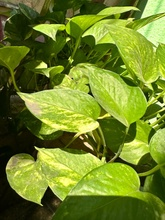
%> input picture MATLAB Code/sample-images/leaves.jpg, 165 x 220 px, shrunk from 768 x 1024 before the run
$ octave main2.m   (GNU Octave 9; MATLAB toolbox functions it lacks are replaced by stand-ins)
%> lines starting %> are read from the running program, lines starting %| are printed output that depends on the picture; long printed decimals are rounded
%> further down, img is the input picture: size 220x165x3 uint8; mean R, G, B 112.3, 131.6, 40
### MATLAB Code/functions/GaussianNoise.m
function noisyImg = GaussianNoise(img, noiseLevel)
%> called with noiseLevel = 10
    img = im2double(img);
%> img: size 220x165x3 double
    std_dev = noiseLevel / 100 * (max(img(:)) - min(img(:)));
%> std_dev = 0.1
    noisyImg = imnoise(img, 'gaussian', 0, std_dev^2);
    noisyImg = im2uint8(noisyImg);
%> noisyImg: size 220x165x3 uint8
end

### MATLAB Code/functions/ImpulseNoise.m
function noisyImg = ImpulseNoise(img, noiseLevel)
%> called with noiseLevel = 10
    img = im2uint8(img);
    prob = noiseLevel / 100;
    noisyImg = imnoise(img, 'salt & pepper', prob);
end

### MATLAB Code/functions/PeriodicNoise.m
function noisyImg = PeriodicNoise(img, noiseLevel)
%> called with noiseLevel = 10
    img = im2double(img);
    [height, width, ~] = size(img);
%> height = 220; width = 165

    % Generate the frequency domain grid
    [x, y] = meshgrid(1:width, 1:height);

    % Define the frequency of the noise pattern
    freq = 200;

    % Generate the noise pattern
    noise_pattern = sin(2*pi*freq*x/width) + sin(2*pi*freq*y/height);

    % Normalize the noise pattern to have zero mean and unit variance
    noise_pattern = (noise_pattern - mean(noise_pattern(:))) / std(noise_pattern(:));

    % Calculate the standard deviation of the noise
    noise_std = noiseLevel / 100 * std(img(:));
%> noise_std = 0.0302

    noise_image = noise_std * noise_pattern;
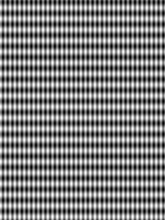
%> noise_image: size 220x165 double; min -0.06, max 0.06, mean 3.91e-19; drawn with min black and max white
    noisyImg = img + noise_image;
%> noisyImg: size 220x165x3 double
    noisyImg = max(0, min(1, noisyImg));
    noisyImg = im2uint8(noisyImg);
%> noisyImg: size 220x165x3 uint8
end

### MATLAB Code/functions/PoissonNoise.m
function noisyImg = PoissonNoise(img)
    img = im2uint8(img);
    noisyImg = imnoise(img, 'poisson');
end

### MATLAB Code/functions/SpeckleNoise.m
function noisyImg = SpeckleNoise(img, noisyLevel)
%> called with noisyLevel = 10
    img = im2double(img);
    std_dev = noisyLevel / 100 * (max(img(:)) - min(img(:)));
    noisyImg = imnoise(img, 'speckle', std_dev^2);
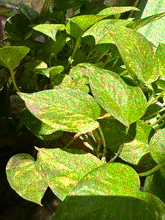
%> noisyImg: size 220x165x3 double; mean R, G, B 0.44, 0.513, 0.157
    noisyImg = im2uint8(noisyImg);
%> noisyImg: size 220x165x3 uint8
end

### MATLAB Code/functions/GammaNoise.m
function noisyImg = GammaNoise(img, noiseLevel)
%> called with noiseLevel = 10
    img = im2double(img);
    image_mean = mean(img(:));
%> image_mean = 0.371
    image_var = var(img(:));
%> image_var = 0.091

    % Calculate the shape and scale parameters of the Gamma distribution
    shape = image_mean^2 / image_var;
%> shape = 1.51
    scale = image_var / image_mean;
%> scale = 0.245

    noise = (noiseLevel / 100) * scale * gamrnd(shape, 1, size(img));
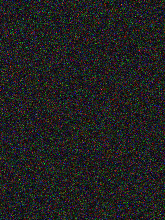
%> noise: size 220x165x3 double; mean R, G, B 0.0374, 0.0371, 0.037; drawn with min black and max white
    noisyImg = img + noise;
%> noisyImg: size 220x165x3 double
    noisyImg = max(0, min(1, noisyImg));
    noisyImg = im2uint8(noisyImg);
%> noisyImg: size 220x165x3 uint8
end

### MATLAB Code/functions/RayleighNoise.m
function noisyImg = RayleighNoise(img, noiseLevel)
%> called with noiseLevel = 10
  img = im2double(img);
  std_dev = sqrt(-log(1 - (noiseLevel / 100)^2) / 2);

  % Generate a matrix of random numbers from a Rayleigh distribution with the calculated standard deviation
  noise_matrix = std_dev * randn(size(img)) + std_dev * randn(size(img)) * 1i;

  noisyImg = abs(ifft2(fft2(img) + fft2(noise_matrix)));
%> noisyImg: size 220x165x3 double
  noisyImg = max(0, min(1, noisyImg));
  noisyImg = im2uint8(noisyImg);
%> noisyImg: size 220x165x3 uint8
end

### MATLAB Code/functions/QuantizationNoise.m
function noisyImg = QuantizationNoise(img, noiseLevel)
%> called with noiseLevel = 10

    % Get the maximum pixel value of the image.
    max_value = double(intmax(class(img)));
%> max_value = 255

    % Compute the quantization step size based on the noise level.
    step_size = max_value / (100 / noiseLevel);
%> step_size = 25.5

    % Quantize the image.
    quantized_image = floor(double(img) / step_size) * step_size;
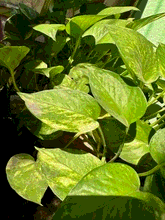
%> quantized_image: size 220x165x3 double; mean R, G, B 100, 118.9, 31.6

    % Add quantization noise.
    quantization_error = double(img) - quantized_image;
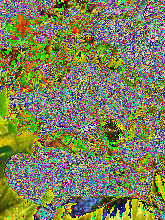
%> quantization_error: size 220x165x3 double; mean R, G, B 12.3, 12.7, 8.4; drawn with min black and max white

    noise = (rand(size(img)) - 0.5) * step_size;
    noisyImg = uint8(double(img) + quantization_error + noise);

end

### MATLAB Code/functions/BrownianNoise.m
function noisyImg = BrownianNoise(img, noiseLevel)
%> called with noiseLevel = 10

[rows, cols, channels] = size(img);
%> rows = 220; cols = 165; channels = 3

% Compute the standard deviation of the Gaussian distribution.
sigma = double(intmax(class(img))) * (noiseLevel / 100);
%> sigma = 25.5

% Generate a 2D Gaussian noise pattern with zero mean and unit variance.
noise = randn(rows, cols, channels);

% Compute the Brownian noise by performing a 2D cumulative sum on the
% Gaussian noise pattern.
brownian_noise = cumsum(cumsum(noise, 1), 2);

% Scale the Brownian noise to have the desired standard deviation.
brownian_noise = brownian_noise / std(brownian_noise(:)) * sigma;

noisyImg = uint8(double(img) + brownian_noise);

end

### MATLAB Code/functions/RicianNoise.m
function noisyImg = RicianNoise(img, noiseLevel)
%> called with noiseLevel = 10
    img = im2double(img);
    [rows, cols, channels] = size(img);

    % Calculate the standard deviation of Gaussian noise based on the noise level
    sigma = sqrt(noiseLevel / 100);

    % Generate two independent Gaussian noise matrices for real and imaginary channels
    real_noise = normrnd(0, sigma, rows, cols, channels);
    imag_noise = normrnd(0, sigma, rows, cols, channels);

    % Add the real noise to the image and compute the magnitude of the complex signal
    noisyImg = sqrt((img + real_noise).^2 + imag_noise.^2);
%> noisyImg: size 220x165x3 double

    noisyImg = max(0, min(1, noisyImg));
    noisyImg = im2uint8(noisyImg);
%> noisyImg: size 220x165x3 uint8
end

### MATLAB Code/functions/SwitchingBasedMedianFilter.m
function [output] = SwitchingBasedMedianFilter(image)
image = im2double(image);

% Define the window size
window_size = 3;

% Define the threshold value
threshold = 10;

% Get the size of the image
[rows, cols] = size(image);

% Initialize the output image
output = zeros(rows, cols);

% Apply the filter to each pixel in the image
for i = 1:rows
    for j = 1:cols

        % Get the window around the current pixel
        window = image(max(i-window_size,1):min(i+window_size,rows), ...
                       max(j-window_size,1):min(j+window_size,cols));

        % Calculate the median of the window
        median_val = median(window(:));

        % Calculate the absolute difference between the current pixel and
        % the median of the window
        abs_diff = abs(image(i,j) - median_val);

        % If the absolute difference is less than the threshold value,
        % use the median value as the output pixel value. Otherwise, use
        % the original pixel value.
        if abs_diff < threshold
            output(i,j) = median_val;
        else
            output(i,j) = image(i,j);
        end

    end
end
output = im2uint8(output);
end

%(1) MATLAB Mean Filter | Delft Stack. https://www.delftstack.com/howto/matlab/mean-filter-matlab/
%(2) Median Filter Matlab Code | download free open source Matlab toolbox .... http://freesourcecode.net/matlabprojects/57495/median-filter-matlab-code
%(3) image - Matlab Median Filter Code - Stack Overflow. https://stackoverflow.com/questions/27535535/matlab-median-filter-code
%(4) Switching Median Filter - File Exchange - MATLAB Central. https://www.mathworks.com/matlabcentral/fileexchange/112630-switching-median-filter
%(5) Adaptive Switching Median Filter - File Exchange - MATLAB Central. https://www.mathworks.com/matlabcentral/fileexchange/74147-adaptive-switching-median-filter/

### MATLAB Code/functions/calcMSE.m
function mseVal = calcMSE(image1, image2)

% Ensure that the two images have the same dimensions
if ~isequal(size(image1), size(image2))
    error('Images must have the same dimensions');
end

% Convert the images to uint8 type
image1 = im2uint8(image1);
image2 = im2uint8(image2);

% Compute the mean squared error
mseVal = immse(image1, image2);

end

### MATLAB Code/functions/calcRMSE.m
function rmseVal = calcRMSE(image1, image2)

% Ensure that the two images have the same dimensions
if ~isequal(size(image1), size(image2))
    error('Images must have the same dimensions');
end

% Convert the images to uint8 type
image1 = im2uint8(image1);
image2 = im2uint8(image2);

% Compute the root mean squared error
mse = immse(image1, image2);
rmseVal = sqrt(mse);

end

### MATLAB Code/functions/calcPSNR.m
function psnrVal = calcPSNR(image1, image2)

% Ensure that the two images have the same dimensions
if ~isequal(size(image1), size(image2))
    error('Images must have the same dimensions');
end

% Convert the images to uint8 type
image1 = im2uint8(image1);
image2 = im2uint8(image2);

% Compute the maximum pixel value
max_pixel_value = double(intmax(class(image1)));

% Compute the mean squared error
mse = immse(image1, image2);

% Compute the PSNR
if mse == 0
    psnrVal = Inf;
else
    psnrVal = 10*log10(max_pixel_value^2/mse);
end

end

### MATLAB Code/functions/calcSSIM.m
function ssimVal = calcSSIM(image1, image2)

% Ensure that the two images have the same dimensions
if ~isequal(size(image1), size(image2))
    error('Images must have the same dimensions');
end

% Convert the images to uint8 type
image1 = im2uint8(image1);
image2 = im2uint8(image2);

% Compute the SSIM
ssimVal = ssim(image1, image2);

end

### MATLAB Code/functions/calcIEF.m
function iefVal = calcIEF(original, noisy, filtered)

% Ensure that the two images have the same dimensions
if ~isequal(size(original), size(noisy), size(filtered))
    error('Images must have the same dimensions');
end

% Convert the images to uint8 type
original = im2uint8(original);
noisy = im2uint8(noisy);
filtered = im2uint8(filtered);

% Compute the MSE values for the original and noisy & original and filtered images
MSE1=immse(original, noisy);
MSE2=immse(original, filtered);

% Compute the IEF
iefVal = MSE1/MSE2;

end

### MATLAB Code/main2.m
clear; close all; clc;
addpath('functions');
addpath('images');

%% Step 1: Reading Image

% Remove the '%' sign from beginning of syntax to use that image.

% Out of 6 images, only 1 to be used at a time. So remove % sign from the
% image you want to use

%img = imread('sample-images\coins.jpg');
img = imread('sample-images\leaves.jpg');
% [4 lines of commented-out code are left out]


%% Step 2: Adding all noises at 10% noise level

noiseLevel = 10;

noisyImg1 = GaussianNoise(img, noiseLevel);
noisyImg2 = ImpulseNoise(img, noiseLevel);
noisyImg3 = PeriodicNoise(img, noiseLevel);
noisyImg4 = PoissonNoise(img);
noisyImg5 = SpeckleNoise(img, noiseLevel);
noisyImg6 = GammaNoise(img, noiseLevel);
noisyImg7 = RayleighNoise(img, noiseLevel);
noisyImg8 = QuantizationNoise(img, noiseLevel);
noisyImg9 = BrownianNoise(img, noiseLevel);
noisyImg10 = RicianNoise(img, noiseLevel);

% Add the images together
noisyImg = noisyImg1 + noisyImg2 + noisyImg3 + noisyImg4 + noisyImg5 + noisyImg6 + noisyImg7 + noisyImg8 + noisyImg9 + noisyImg10;

%% Step 3: Converting the noisy image into R, G and B channel

R = noisyImg(:,:,1); G = noisyImg(:,:,2); B = noisyImg(:,:,3);

%% Step 4: Selecting the filter & denoising the noisy image

% Ask user to select the filter
disp('Select the filter you want to use for denoising:');
disp('1. Switching Based Median Filter');
disp('2. Decision Based Coupled Window Median Filter');
disp('3. Noise Density Range Sensitive Mean Median Filter');
disp('4. Adaptive Median Filter');
disp('5. Dual Domain Image Denoising Filter')
filter_choice = input('Enter your choice (1-5): ');
%> the answer given: 1

% Apply the selected filter to denoise the image
switch filter_choice
    case 1 % Switching Based Median Filter
        denoised_img_R = SwitchingBasedMedianFilter(R);
        denoised_img_G = SwitchingBasedMedianFilter(G);
        denoised_img_B = SwitchingBasedMedianFilter(B);
%> after the loop in SwitchingBasedMedianFilter (call 3), `for i = 1:rows`:
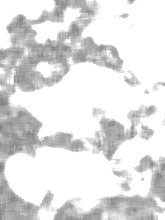
%> output: size 220x165 double; min 0.482, max 1, mean 0.881
        filter_name = 'Switching Based Median Filter';
    case 2 % Decision Based Coupled Window Median Filter
        denoised_img_R = DecisionBasedCoupledWindowMedianFilter(R);
        denoised_img_G = DecisionBasedCoupledWindowMedianFilter(G);
        denoised_img_B = DecisionBasedCoupledWindowMedianFilter(B);
        filter_name = 'Decision Based Coupled Window Median Filter';
    case 3 % Noise Density Range Sensitive Mean Median Filter
        denoised_img_R = NoiseDensityRangeSensitiveMeanMedianFilter(R);
        denoised_img_G = NoiseDensityRangeSensitiveMeanMedianFilter(G);
        denoised_img_B = NoiseDensityRangeSensitiveMeanMedianFilter(B);
        filter_name = 'Noise Density Range Sensitive Mean Median Filter';
    case 4 % Adaptive Median Filter
        denoised_img_R = AdaptiveMedianFilter(R);
        denoised_img_G = AdaptiveMedianFilter(G);
        denoised_img_B = AdaptiveMedianFilter(B);
        filter_name = 'Adaptive Median Filter';
    case 5 % Dual Domain Image Denoising Filter
        denoised_img_R = DualDomainImageDenoisingFilter(R);
        denoised_img_G = DualDomainImageDenoisingFilter(G);
        denoised_img_B = DualDomainImageDenoisingFilter(B);
        filter_name = 'Dual Domain Image Denoising Filter';
    otherwise
        error('Invalid choice. Please enter a number between 1 and 5.');
end

% Combining the denoised R, denoised G and denoised B into one
filtered_img = cat(3, denoised_img_R, denoised_img_G, denoised_img_B);
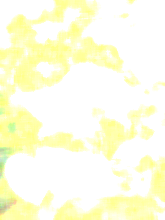
%> filtered_img: size 220x165x3 uint8; mean R, G, B 254.4, 254.7, 224.7

%% Step 5: Displaying images in one plot

% Display Original, Noisy and Filtered Image together
subplot(1,3,1); imshow(img); title('Original Image');
subplot(1,3,2); imshow(noisyImg); title(['Noisy Image - All Noises at ', num2str(noiseLevel), '% noise level']);
subplot(1,3,3); imshow(filtered_img); title('Filtered Image');

%% Step 6: Calculating the evaluation parameters for image quality assessment
% Calculate MSE, RMSE, PSNR, SSIM, IEF

mseVal = calcMSE(img, filtered_img);
%> in calcMSE, `mseVal = immse(image1, image2);`: mseVal = 27230.4
%> mseVal = 27230.4
rmseVal = calcRMSE(img, filtered_img);
%> in calcRMSE, `rmseVal = sqrt(mse);`: rmseVal = 165
%> rmseVal = 165
psnrVal = calcPSNR(img, filtered_img);
%> in calcPSNR, `psnrVal = 10*log10(max_pixel_value^2/mse);`: psnrVal = 3.78
%> psnrVal = 3.78
ssimVal = calcSSIM(img, filtered_img);
%> in calcSSIM, `ssimVal = ssim(image1, image2);`: ssimVal = 0.104
%> ssimVal = 0.104
iefVal = calcIEF(img, noisyImg, filtered_img);
%> in calcIEF, `MSE1=immse(original, noisy);`: MSE1 = 26249.7
%> in calcIEF, `MSE2=immse(original, filtered);`: MSE2 = 27230.4
%> in calcIEF, `iefVal = MSE1/MSE2;`: iefVal = 0.964
%> iefVal = 0.964

% Display the evaluation parameters
disp(' ');
disp('Evaluation Parameters for image quality assessment- ');
fprintf('MSE: %f\n', mseVal);
%| MSE: 27230.412
fprintf('RMSE: %f\n', rmseVal);
%| RMSE: 165.016
fprintf('PSNR: %f\n', psnrVal);
%| PSNR: 3.780
fprintf('SSIM: %f\n', ssimVal);
%| SSIM: 0.1037
fprintf('IEF: %f\n', iefVal);
%| IEF: 0.964
